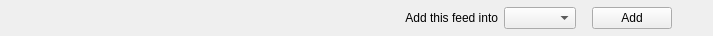
<?xml version="1.0" encoding="UTF-8"?>
<ui version="4.0">
 <class>RSSNotification</class>
 <widget class="QWidget" name="RSSNotification">
  <property name="geometry">
   <rect>
    <x>0</x>
    <y>0</y>
    <width>713</width>
    <height>36</height>
   </rect>
  </property>
  <layout class="QHBoxLayout" name="horizontalLayout_2">
   <property name="topMargin">
    <number>2</number>
   </property>
   <property name="bottomMargin">
    <number>2</number>
   </property>
   <item>
    <widget class="QLabel" name="icon">
     <property name="sizePolicy">
      <sizepolicy hsizetype="Fixed" vsizetype="Preferred">
       <horstretch>0</horstretch>
       <verstretch>0</verstretch>
      </sizepolicy>
     </property>
     <property name="text">
      <string/>
     </property>
     <property name="pixmap">
      <pixmap resource="../data/icons.qrc">:/icons/other/feed.png</pixmap>
     </property>
    </widget>
   </item>
   <item>
    <widget class="QLabel" name="label">
     <property name="text">
      <string/>
     </property>
    </widget>
   </item>
   <item>
    <widget class="QLabel" name="label_2">
     <property name="sizePolicy">
      <sizepolicy hsizetype="Expanding" vsizetype="Preferred">
       <horstretch>0</horstretch>
       <verstretch>0</verstretch>
      </sizepolicy>
     </property>
     <property name="text">
      <string>Add this feed into</string>
     </property>
     <property name="alignment">
      <set>Qt::AlignRight|Qt::AlignTrailing|Qt::AlignVCenter</set>
     </property>
    </widget>
   </item>
   <item>
    <widget class="QComboBox" name="comboBox"/>
   </item>
   <item>
    <spacer name="horizontalSpacer">
     <property name="orientation">
      <enum>Qt::Horizontal</enum>
     </property>
     <property name="sizeType">
      <enum>QSizePolicy::Fixed</enum>
     </property>
     <property name="sizeHint" stdset="0">
      <size>
       <width>10</width>
       <height>20</height>
      </size>
     </property>
    </spacer>
   </item>
   <item>
    <widget class="QPushButton" name="add">
     <property name="text">
      <string>Add</string>
     </property>
    </widget>
   </item>
   <item>
    <widget class="MacToolButton" name="closeButton">
     <property name="text">
      <string/>
     </property>
     <property name="autoRaise">
      <bool>true</bool>
     </property>
    </widget>
   </item>
  </layout>
 </widget>
 <customwidgets>
  <customwidget>
   <class>MacToolButton</class>
   <extends>QToolButton</extends>
   <header>mactoolbutton.h</header>
  </customwidget>
 </customwidgets>
 <resources>
  <include location="../data/icons.qrc"/>
 </resources>
 <connections/>
</ui>
